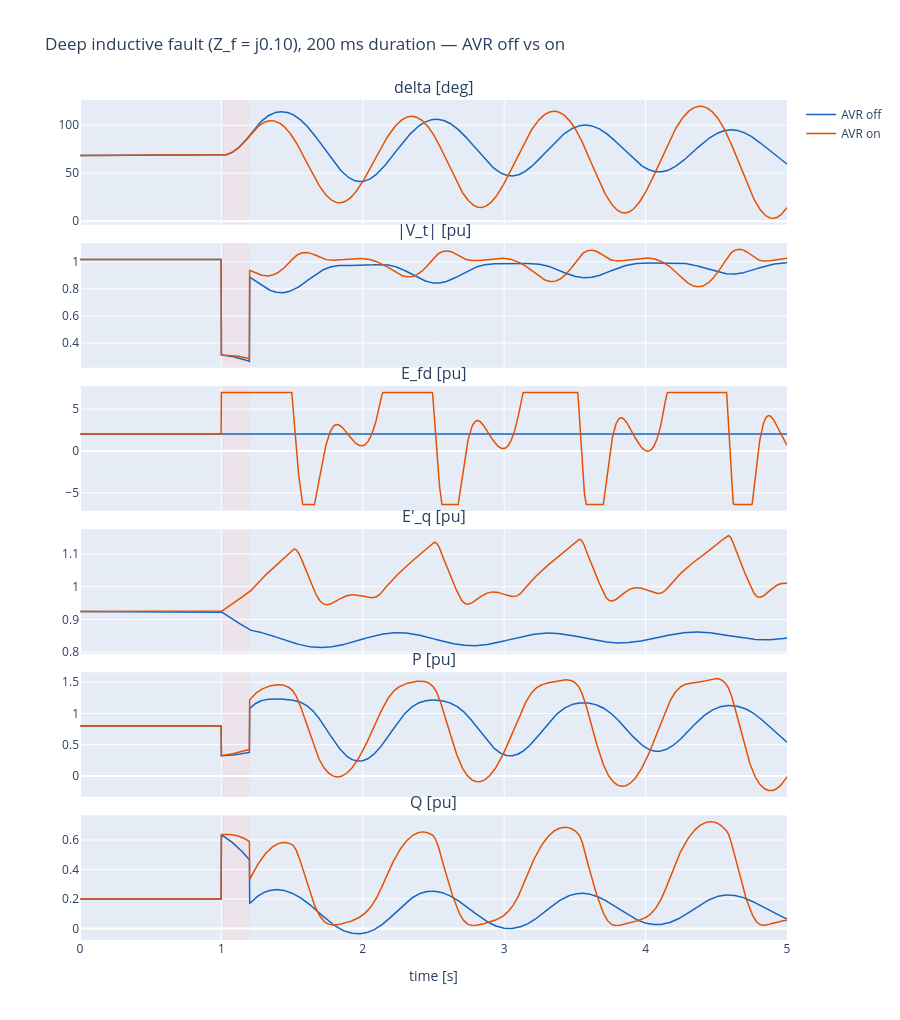

The notebook cell this image was saved under:
### Markdown cell above
## 7. Headline plot 2 — deep fault, AVR on vs AVR off

Same disturbance as Phase 1 and Phase 2.0: $Z_f = j0.10$ pu at the
gen bus, 200 ms duration, cleared without isolation.  We run it
twice — once with bare GENROU (no AVR, `E_fd` held constant), once
with GENROU + ST1A — and overlay.

What to look for:

- **During the fault**, `|V_t|` collapses to ~0.28 pu.  In the AVR-on
  case `V_c` follows it down → error grows → `E_fd` ramps to the
  $V_\text{rmax} = 7$ ceiling and *hits it*.  In the AVR-off case
  `E_fd` is flat at its initial 2.03 pu.
- **The big payoff**: with `E_fd` at 7 pu the rotor field flux
  `E'_q` is being driven *back up* even while the fault is sagging
  it.  AVR-off `E'_q` nadir is ~0.81 pu (sag of ~0.11); AVR-on
  `E'_q` nadir is essentially at the pre-fault value of ~0.92 pu —
  the AVR cancels the sag entirely on this timescale.
- **Note on rotor peak**: at this *sub-critical* clearing time
  (200 ms, below both CCTs), the AVR-on rotor actually *peaks
  higher* than the AVR-off rotor (~120° vs ~114°).  This is not a
  bug — with the rotor flux preserved during the fault, more
  synchronising power becomes available *post-fault*, the new
  equilibrium angle is slightly farther out, and the rotor
  overshoots farther on its way there.  The payoff is in §8:
  the AVR-on case stays *stable* at clearing times where the
  AVR-off case loses synchronism.

### Code cell
# Run AVR-off (bare GENROU).
g_off = GENROU()
n_off = Network(R=R_line, X=X_line, V_slack_mag=abs(V_inf))
fault_off = three_phase_fault_schedule(1.0, 1.20, 0 + 0.10j)
res_off = run_smib_genrou(g_off, n_off, t_end=5.0, h=2e-3,
                          scenarios=[fault_off], init_V=V1, init_S=S)

# Run AVR-on (GENROU + ST1A).
g_on = GENROU(); avr_on = ST1A()
n_on = Network(R=R_line, X=X_line, V_slack_mag=abs(V_inf))
fault_on = three_phase_fault_schedule(1.0, 1.20, 0 + 0.10j)
res_on = run_smib_genrou_avr(g_on, avr_on, n_on, t_end=5.0, h=2e-3,
                             scenarios=[fault_on], init_V=V1, init_S=S)

panels = [
    ('delta [deg]', lambda r: np.degrees(r.traces['delta'])),
    ('|V_t| [pu]',  lambda r: r.traces['|V|']),
    ('E_fd [pu]',   lambda r: r.traces['Efd']),
    ("E'_q [pu]",   lambda r: r.traces['Eqp']),
    ('P [pu]',      lambda r: r.traces['P']),
    ('Q [pu]',      lambda r: r.traces['Q']),
]
fig = make_subplots(rows=len(panels), cols=1, shared_xaxes=True,
                    vertical_spacing=0.022,
                    subplot_titles=[p[0] for p in panels])
for i, (label, fn) in enumerate(panels, start=1):
    fig.add_trace(go.Scatter(x=res_off.t, y=fn(res_off), name='AVR off',
                             line=dict(color='#1565C0', width=1.5),
                             showlegend=(i==1)), row=i, col=1)
    fig.add_trace(go.Scatter(x=res_on.t, y=fn(res_on), name='AVR on',
                             line=dict(color='#E65100', width=1.5),
                             showlegend=(i==1)), row=i, col=1)
    fig.add_vrect(x0=1.0, x1=1.20, fillcolor='#FFCDD2', opacity=0.3,
                  layer='below', line_width=0, row=i, col=1)
fig.update_xaxes(title_text='time [s]', row=len(panels), col=1)
fig.update_layout(height=170 * len(panels), width=900,
                  title='Deep inductive fault (Z_f = j0.10), 200 ms duration — AVR off vs on')
fig.show()

i_pre = 0
i_fault_start = int(res_on.t.searchsorted(1.0))
i_fault_end = int(res_on.t.searchsorted(1.20))
i_clear_plus_500 = int(res_on.t.searchsorted(1.70))
print(f'\\nDeep-fault headline numbers (t_clear = 200 ms):')
print(f'  Pre-fault E_fd   : {res_on.traces["Efd"][i_pre]:.4f} pu')
print(f'  Peak E_fd (AVR on, during fault): '
      f'{res_on.traces["Efd"][i_fault_start:i_fault_end+1].max():.4f} pu  '
      f'(hits V_rmax = {avr_on.params["Vrmax"]:.1f})')
print(f'  Peak |V_t| recovery time (AVR off vs on) — visually inspect plot.')
print(f"  Peak rotor angle  AVR off: "
      f'{np.degrees(res_off.traces["delta"].max()):.2f} deg')
print(f"  Peak rotor angle  AVR on : "
      f'{np.degrees(res_on.traces["delta"].max()):.2f} deg')
print(f"  E'_q nadir AVR off: {res_off.traces['Eqp'].min():.4f} pu")
print(f"  E'_q nadir AVR on : {res_on.traces['Eqp'].min():.4f} pu  "
      f'(less sag because E_fd pushed it back up)')

### Figure 1 — Plotly figure (JSON) as saved in the notebook; plotly's stock layout.template omitted (floating-point values rounded to 4 significant figures; data arrays with more than 128 entries replaced by an {"elided": "..."} marker saying what was removed)
{"data": [{"line": {"color": "#1565C0", "width": 1.5}, "name": "AVR off", "showlegend": true, "type": "scatter", "x": {"elided": "2501 float values"}, "xaxis": "x", "y": {"elided": "2501 float values"}, "yaxis": "y"}, {"line": {"color": "#E65100", "width": 1.5}, "name": "AVR on", "showlegend": true, "type": "scatter", "x": {"elided": "2501 float values"}, "xaxis": "x", "y": {"elided": "2501 float values"}, "yaxis": "y"}, {"line": {"color": "#1565C0", "width": 1.5}, "name": "AVR off", "showlegend": false, "type": "scatter", "x": {"elided": "2501 float values"}, "xaxis": "x2", "y": {"elided": "2501 float values"}, "yaxis": "y2"}, {"line": {"color": "#E65100", "width": 1.5}, "name": "AVR on", "showlegend": false, "type": "scatter", "x": {"elided": "2501 float values"}, "xaxis": "x2", "y": {"elided": "2501 float values"}, "yaxis": "y2"}, {"line": {"color": "#1565C0", "width": 1.5}, "name": "AVR off", "showlegend": false, "type": "scatter", "x": {"elided": "2501 float values"}, "xaxis": "x3", "y": {"elided": "2501 float values"}, "yaxis": "y3"}, {"line": {"color": "#E65100", "width": 1.5}, "name": "AVR on", "showlegend": false, "type": "scatter", "x": {"elided": "2501 float values"}, "xaxis": "x3", "y": {"elided": "2501 float values"}, "yaxis": "y3"}, {"line": {"color": "#1565C0", "width": 1.5}, "name": "AVR off", "showlegend": false, "type": "scatter", "x": {"elided": "2501 float values"}, "xaxis": "x4", "y": {"elided": "2501 float values"}, "yaxis": "y4"}, {"line": {"color": "#E65100", "width": 1.5}, "name": "AVR on", "showlegend": false, "type": "scatter", "x": {"elided": "2501 float values"}, "xaxis": "x4", "y": {"elided": "2501 float values"}, "yaxis": "y4"}, {"line": {"color": "#1565C0", "width": 1.5}, "name": "AVR off", "showlegend": false, "type": "scatter", "x": {"elided": "2501 float values"}, "xaxis": "x5", "y": {"elided": "2501 float values"}, "yaxis": "y5"}, {"line": {"color": "#E65100", "width": 1.5}, "name": "AVR on", "showlegend": false, "type": "scatter", "x": {"elided": "2501 float values"}, "xaxis": "x5", "y": {"elided": "2501 float values"}, "yaxis": "y5"}, {"line": {"color": "#1565C0", "width": 1.5}, "name": "AVR off", "showlegend": false, "type": "scatter", "x": {"elided": "2501 float values"}, "xaxis": "x6", "y": {"elided": "2501 float values"}, "yaxis": "y6"}, {"line": {"color": "#E65100", "width": 1.5}, "name": "AVR on", "showlegend": false, "type": "scatter", "x": {"elided": "2501 float values"}, "xaxis": "x6", "y": {"elided": "2501 float values"}, "yaxis": "y6"}], "layout": {"annotations": [{"font": {"size": 16}, "showarrow": false, "text": "delta [deg]", "x": 0.5, "xanchor": "center", "xref": "paper", "y": 1.0, "yanchor": "bottom", "yref": "paper"}, {"font": {"size": 16}, "showarrow": false, "text": "|V_t| [pu]", "x": 0.5, "xanchor": "center", "xref": "paper", "y": 0.8297, "yanchor": "bottom", "yref": "paper"}, {"font": {"size": 16}, "showarrow": false, "text": "E_fd [pu]", "x": 0.5, "xanchor": "center", "xref": "paper", "y": 0.6593, "yanchor": "bottom", "yref": "paper"}, {"font": {"size": 16}, "showarrow": false, "text": "E'_q [pu]", "x": 0.5, "xanchor": "center", "xref": "paper", "y": 0.489, "yanchor": "bottom", "yref": "paper"}, {"font": {"size": 16}, "showarrow": false, "text": "P [pu]", "x": 0.5, "xanchor": "center", "xref": "paper", "y": 0.3187, "yanchor": "bottom", "yref": "paper"}, {"font": {"size": 16}, "showarrow": false, "text": "Q [pu]", "x": 0.5, "xanchor": "center", "xref": "paper", "y": 0.1483, "yanchor": "bottom", "yref": "paper"}], "height": 1020, "shapes": [{"fillcolor": "#FFCDD2", "layer": "below", "line": {"width": 0}, "opacity": 0.3, "type": "rect", "x0": 1.0, "x1": 1.2, "xref": "x", "y0": 0, "y1": 1, "yref": "y domain"}, {"fillcolor": "#FFCDD2", "layer": "below", "line": {"width": 0}, "opacity": 0.3, "type": "rect", "x0": 1.0, "x1": 1.2, "xref": "x2", "y0": 0, "y1": 1, "yref": "y2 domain"}, {"fillcolor": "#FFCDD2", "layer": "below", "line": {"width": 0}, "opacity": 0.3, "type": "rect", "x0": 1.0, "x1": 1.2, "xref": "x3", "y0": 0, "y1": 1, "yref": "y3 domain"}, {"fillcolor": "#FFCDD2", "layer": "below", "line": {"width": 0}, "opacity": 0.3, "type": "rect", "x0": 1.0, "x1": 1.2, "xref": "x4", "y0": 0, "y1": 1, "yref": "y4 domain"}, {"fillcolor": "#FFCDD2", "layer": "below", "line": {"width": 0}, "opacity": 0.3, "type": "rect", "x0": 1.0, "x1": 1.2, "xref": "x5", "y0": 0, "y1": 1, "yref": "y5 domain"}, {"fillcolor": "#FFCDD2", "layer": "below", "line": {"width": 0}, "opacity": 0.3, "type": "rect", "x0": 1.0, "x1": 1.2, "xref": "x6", "y0": 0, "y1": 1, "yref": "y6 domain"}], "title": {"text": "Deep inductive fault (Z_f = j0.10), 200 ms duration — AVR off vs on"}, "width": 900, "xaxis": {"anchor": "y", "domain": [0.0, 1.0], "matches": "x6", "showticklabels": false}, "xaxis2": {"anchor": "y2", "domain": [0.0, 1.0], "matches": "x6", "showticklabels": false}, "xaxis3": {"anchor": "y3", "domain": [0.0, 1.0], "matches": "x6", "showticklabels": false}, "xaxis4": {"anchor": "y4", "domain": [0.0, 1.0], "matches": "x6", "showticklabels": false}, "xaxis5": {"anchor": "y5", "domain": [0.0, 1.0], "matches": "x6", "showticklabels": false}, "xaxis6": {"anchor": "y6", "domain": [0.0, 1.0], "title": {"text": "time [s]"}}, "yaxis": {"anchor": "x", "domain": [0.8517, 1.0]}, "yaxis2": {"anchor": "x2", "domain": [0.6813, 0.8297]}, "yaxis3": {"anchor": "x3", "domain": [0.511, 0.6593]}, "yaxis4": {"anchor": "x4", "domain": [0.3407, 0.489]}, "yaxis5": {"anchor": "x5", "domain": [0.1703, 0.3187]}, "yaxis6": {"anchor": "x6", "domain": [0.0, 0.1483]}}}
